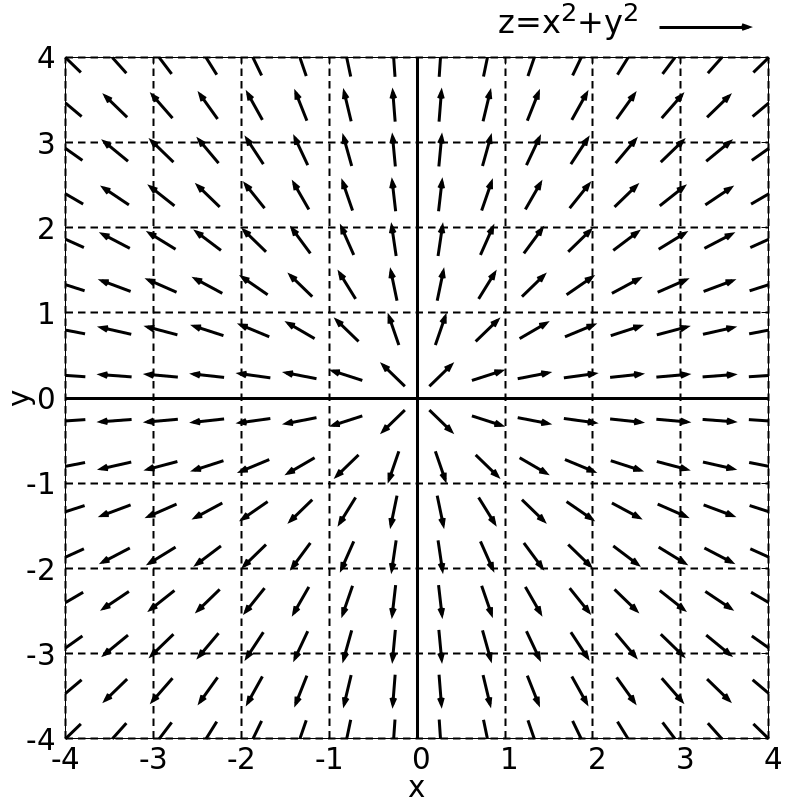

Here is the gnuplot script that generated this plot:
load "template/gradient-field-plot.gnuplot"

set xrange [-4:4]
set yrange [-4:4]

set xtics 1
set ytics 1

set samples 20
set isosamples 20

f(x,y) = x*x+y*y

@gplotmono 0.35 0.08 20 60 3 "z=x^2+y^2"
